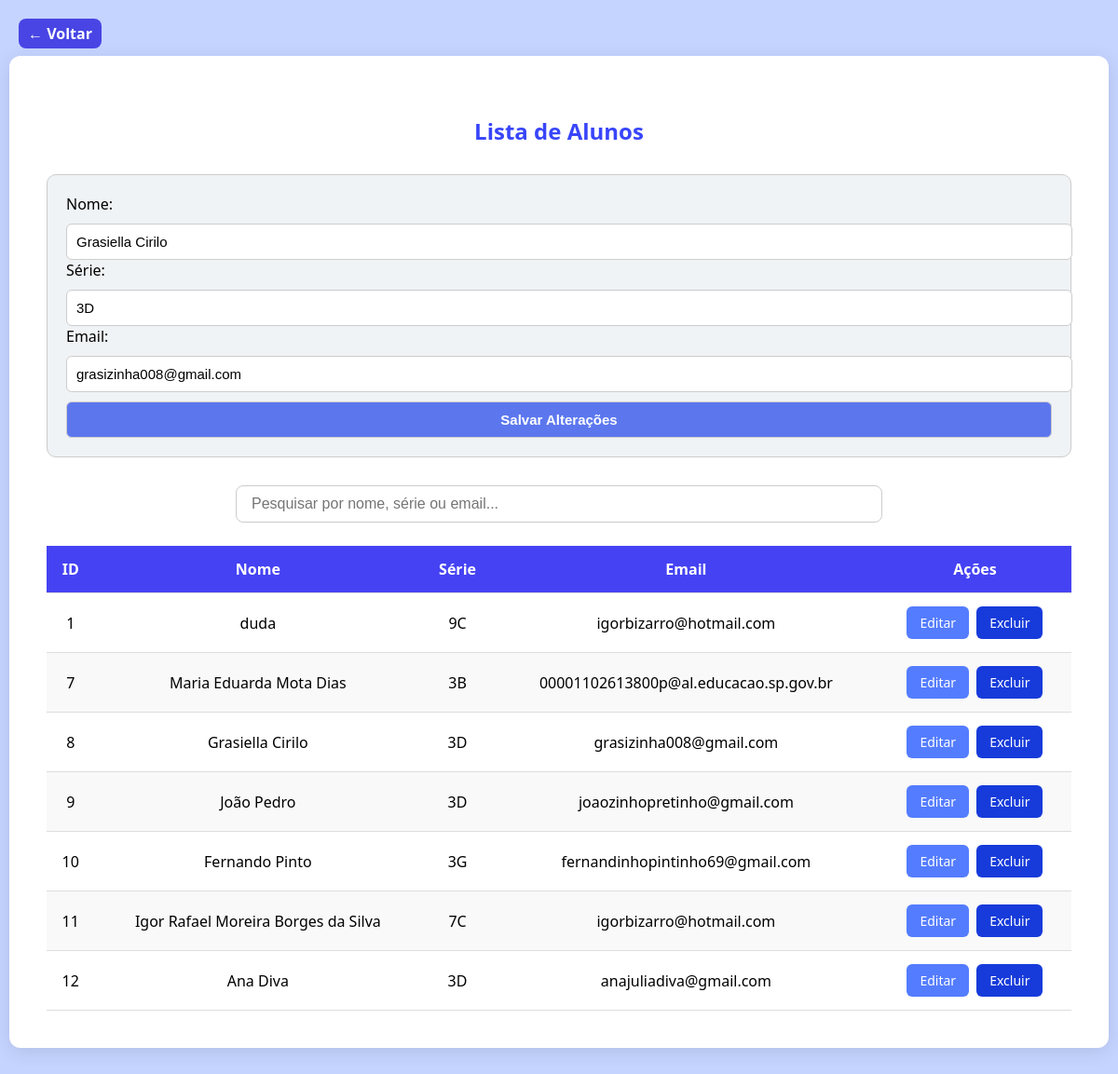
/alunos/listar_alunos.php?editar=8, run on the app's committed database.
### tables this page shows
CREATE TABLE `alunos` (
  `id` int(11) NOT NULL,
  `nome` varchar(40) NOT NULL,
  `email` varchar(100) NOT NULL,
  `salas` varchar(50) NOT NULL DEFAULT '',
  `turno` enum('manhã','tarde','noite') NOT NULL DEFAULT 'manhã'
);

### alunos/listar_alunos.php (the view, shortened to what this page needs)
<?php
require '../db.php';
$editando = false;
$alunoEditado = null;
if (isset($_GET['editar'])) {
    $editando = true;
    $id = $_GET['editar'];
    $stmt = $pdo->prepare("SELECT * FROM alunos WHERE id = ?");
    $stmt->execute([$id]);
    $alunoEditado = $stmt->fetch(PDO::FETCH_ASSOC);
}
$sql = "SELECT * FROM alunos";
$stmt = $pdo->prepare($sql);
$stmt->execute();
$alunos = $stmt->fetchAll(PDO::FETCH_ASSOC);
?>
<!DOCTYPE html>
<html lang="pt-br">
<head>
</head>
<body>
    <div class="container">
        <h3>Lista de Alunos</h3>
        <?php if ($editando && $alunoEditado): ?>
        <form method="post" class="form-edicao">
            <label>Nome:</label>
            <input type="text" name="nome" value="<?= htmlspecialchars($alunoEditado['nome']); ?>" required>
            <label>Série:</label>
            <input type="text" name="salas" value="<?= htmlspecialchars($alunoEditado['salas']); ?>" required>
            <label>Email:</label>
            <input type="email" name="email" value="<?= htmlspecialchars($alunoEditado['email']); ?>" required>
            <button type="submit" name="atualizar">Salvar Alterações</button>
        </form>
        <?php endif; ?>
        <div class="search-box">
            <input type="text" id="searchInput" placeholder="Pesquisar por nome, série ou email...">
        </div>
        <table id="alunosTable">
            <thead>
                <tr>
                    <th>ID</th>
                    <th>Nome</th>
                    <th>Série</th>
                    <th>Email</th>
                    <th>Ações</th>
                </tr>
            </thead>
            <tbody>
                <?php if ($alunos): ?>
                    <?php foreach ($alunos as $aluno): ?>
                    <tr>
                        <td><?= $aluno['id']; ?></td>
                        <td><?= htmlspecialchars($aluno['nome']); ?></td>
                        <td><?= htmlspecialchars($aluno['salas']); ?></td>
                        <td><?= htmlspecialchars($aluno['email']); ?></td>
                        <td>
                            <div style="display: flex; justify-content: center; gap: 8px;">
                                <a class="btn btn-editar" href="?editar=<?= $aluno['id']; ?>">Editar</a>
                                <a class="btn btn-excluir" href="excluir_aluno.php?id=<?= $aluno['id']; ?>" onclick="return confirm('Tem certeza que deseja excluir este aluno?');">Excluir</a>
                            </div>
                        </td>
                    </tr>
                    <?php endforeach; ?>
                <?php else: ?>
                    <tr><td colspan="5">Nenhum aluno encontrado.</td></tr>
                <?php endif; ?>
            </tbody>
        </table>
          <a href="../listas.php" id="btn-voltar">← Voltar</a>
    </div>
</body>
</html>

### alunos/listar_alunos.php (style rules this page uses)
body { background-color:rgb(197, 212, 255); font-family: 'Segoe UI', sans-serif; margin: 0; padding: 0; }
.container { max-width: 1100px; margin: 60px auto; background: #ffffff; padding: 40px; border-radius: 12px; box-shadow: 0 4px 20px rgba(0,0,0,0.1); }
h3 { text-align: center; color: rgb(56, 69, 250); font-size: 24px; margin-bottom: 30px; }
.search-box { margin-bottom: 25px; text-align: center; }
#searchInput { width: 60%; padding: 10px 16px; border: 1px solid #ccc; border-radius: 8px; font-size: 16px; }
table { width: 100%; border-collapse: collapse; margin-top: 10px; }
table th, table td { padding: 14px 12px; border-bottom: 1px solid #ddd; text-align: center; }
table th { background-color: rgb(69, 66, 243); color: #fff; }
table tr:nth-child(even) { background-color: #f9f9f9; }
.btn { padding: 8px 14px; border-radius: 6px; font-size: 14px; font-weight: 500; text-decoration: none; color: #fff; transition: background-color 0.2s ease; }
.btn-editar { background-color: rgb(84, 124, 255); }
.btn-excluir { background-color: rgb(23, 59, 218); }
.form-edicao { margin-bottom: 30px; padding: 20px; background-color: #f0f3f5; border: 1px solid #ccc; border-radius: 10px; }
.form-edicao input, .form-edicao button { width: 100%; padding: 10px; margin-top: 10px; font-size: 15px; border: 1px solid #ccc; border-radius: 6px; }
.form-edicao button { background-color:hsl(229, 81.10%, 64.70%); color: white; font-weight: bold; cursor: pointer; }
#btn-voltar { position: absolute; top: 20px; left: 20px; background-color: rgb(72, 69, 228); color: white; padding: 5px 10px; border: none; border-radius: 8px; font-weight: bold; text-decoration: none; transition: all 0.2s ease-in-out; z-index: 999; }

### data on the page
alunos: nome "Grasiella Cirilo", salas "3D", email "grasizinha008@gmail.com", id "8"
alunos: id "1", nome "duda", salas "9C", email "igorbizarro@hotmail.com"
alunos: id "7", nome "Maria Eduarda Mota Dias", salas "3B", email "00001102613800p@al.educacao.sp.gov.br"
alunos: id "9", nome "João Pedro", salas "3D", email "joaozinhopretinho@gmail.com"
alunos: id "10", nome "Fernando Pinto", salas "3G", email "fernandinhopintinho69@gmail.com"
alunos: id "11", nome "Igor Rafael Moreira Borges da Silva", salas "7C", email "igorbizarro@hotmail.com"
alunos: id "12", nome "Ana Diva", salas "3D", email "anajuliadiva@gmail.com"
